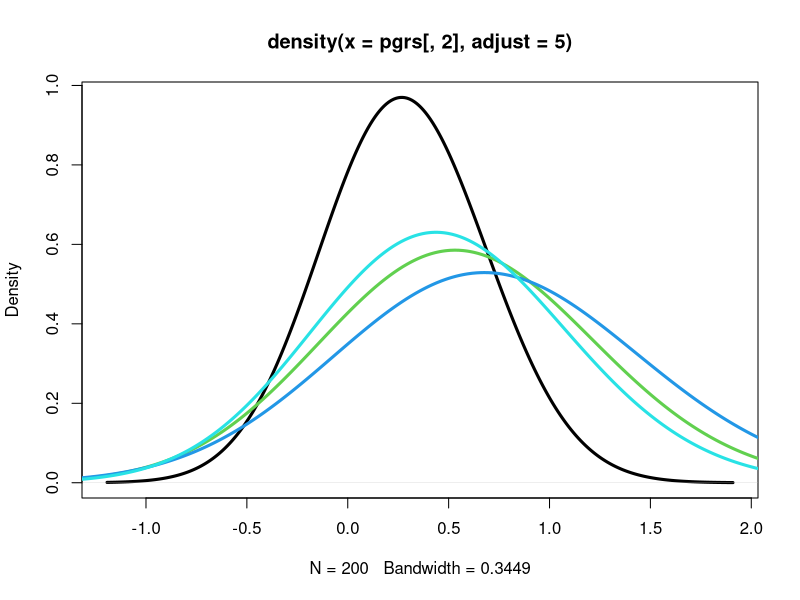
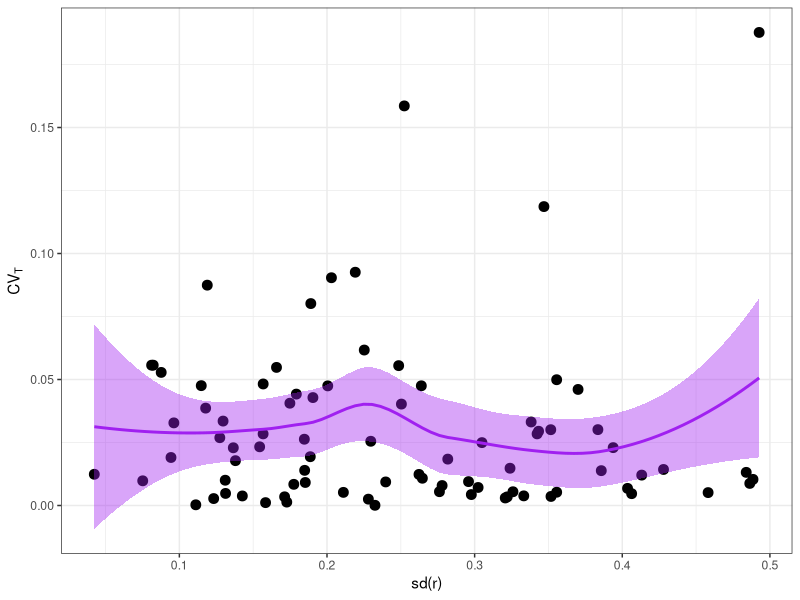

Write the R code that produced these figures, in order.
####
#### PLOT RESULTS FROM VARYING-r SIMULATIONS
####

library(ggplot2)

cv <- read.csv("CV_rVary.csv")
sdr <- read.csv("rSD_rVary.csv")
pgrs <- read.csv("pgrs_rVary.csv")

plot(density(pgrs[,2], adjust=5), col=1, lwd=3)
for(i in 3:5){
  lines(density(pgrs[,i], adjust=5), col=i, lwd=3)
}

tmpI <- which(pgrs<0, arr.ind = TRUE)[,1]

plotD <- as.data.frame(cbind(cv[,2], sdr[,2]))
colnames(plotD) <- c("cv", "sdr")

ggplot(plotD[-tmpI,], aes(x=sdr, y=cv))+
  geom_point(shape=19, size=3)+
  geom_smooth(color="purple", size=1, fill="purple", method="loess")+
  theme_bw()+
  xlab("sd(r)")+
  ylab(expression(CV[T]))

